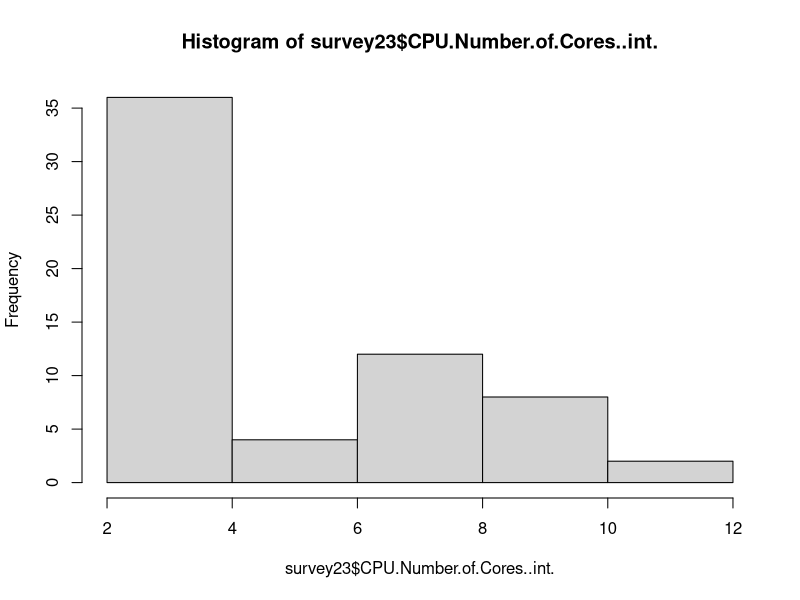
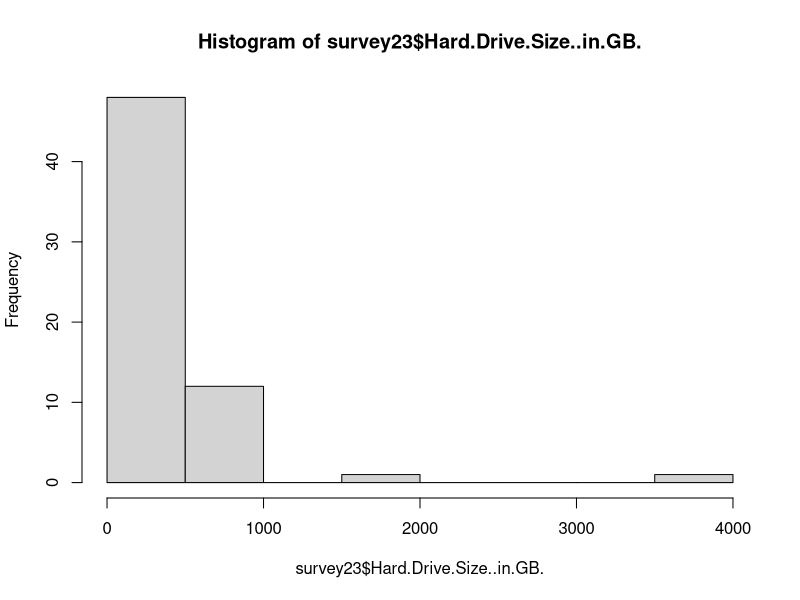
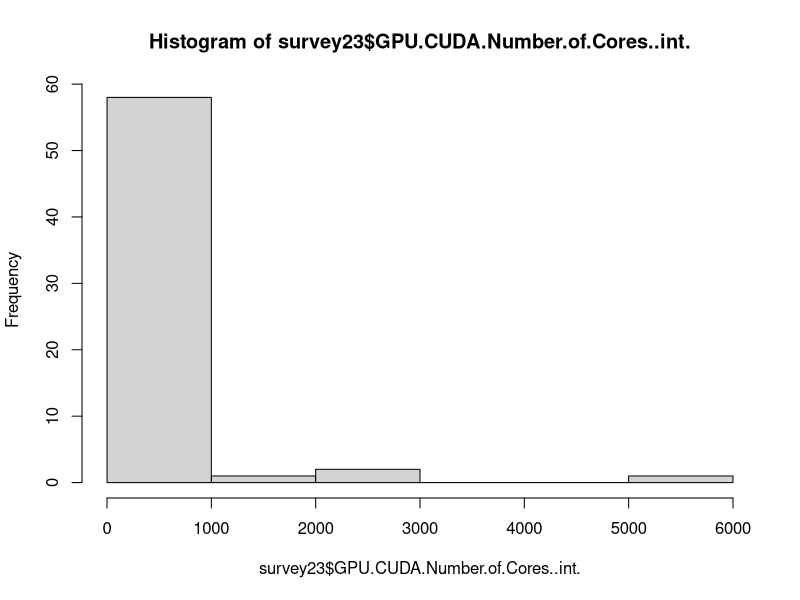
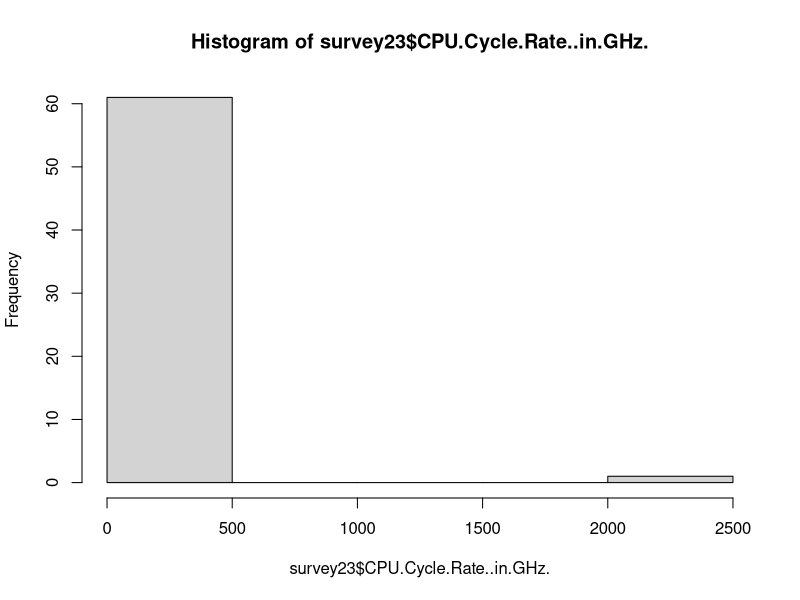
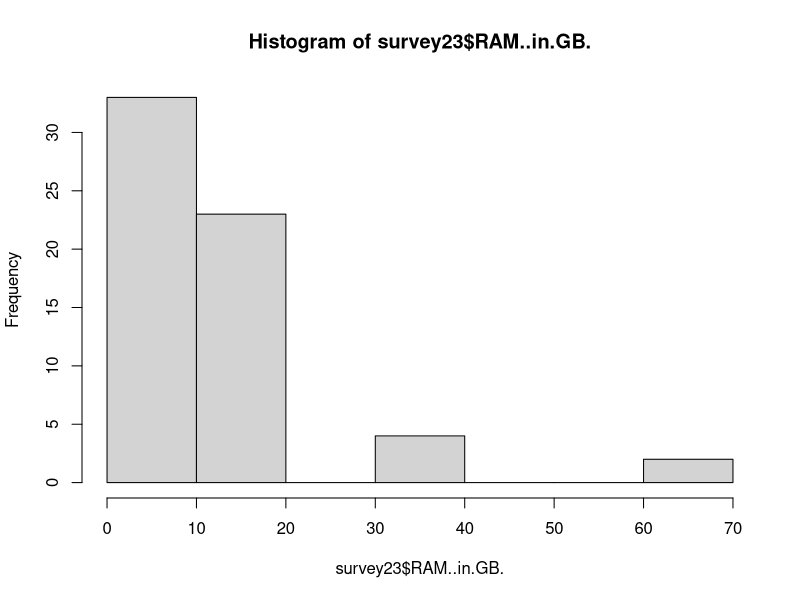
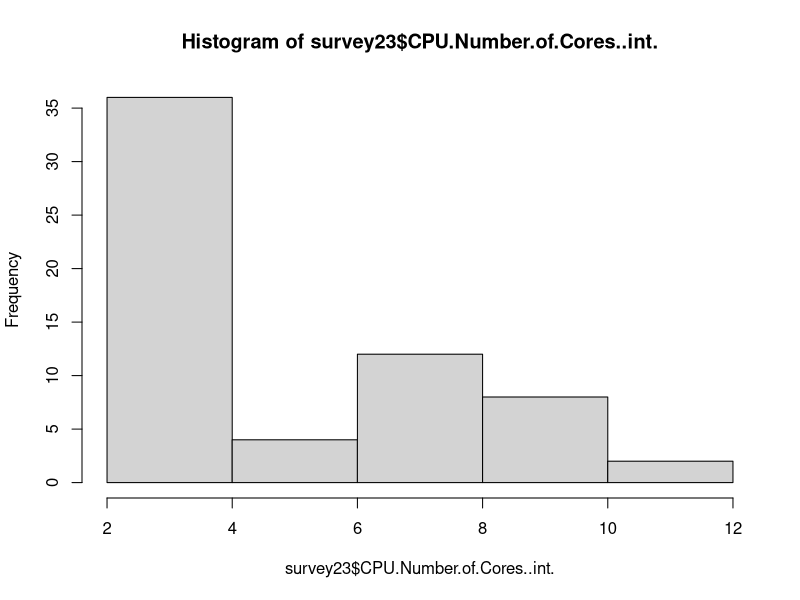
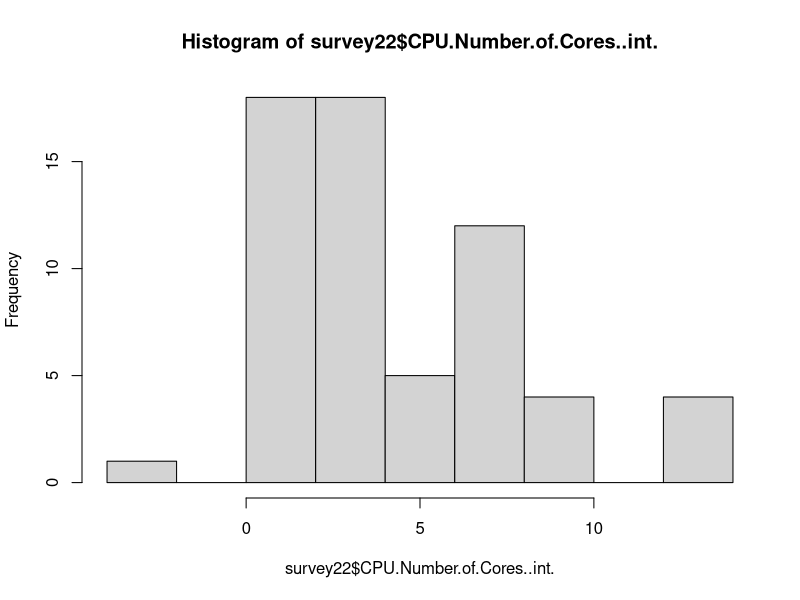
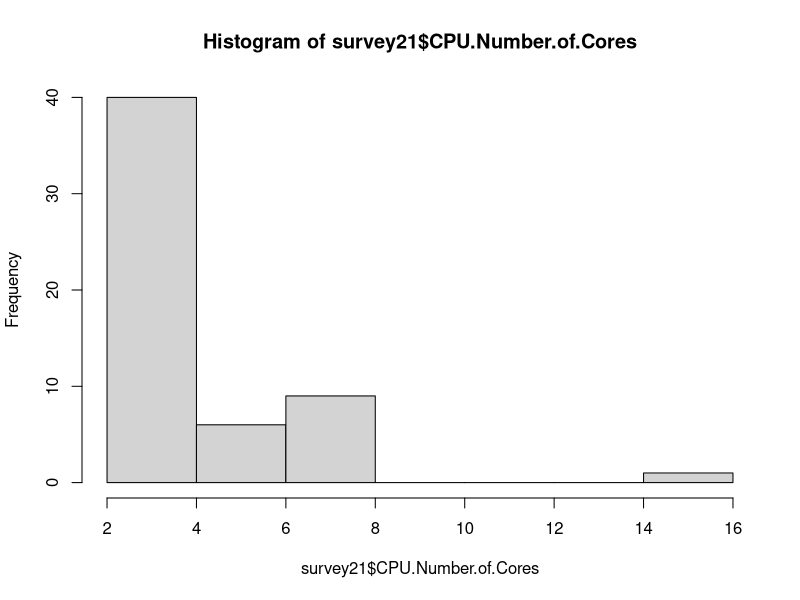

These charts were generated, in order, by the following R code:
## ---- chunk 1
knitr::opts_chunk$set(echo = TRUE)
## ---- chunk 2
survey21 <- read.csv("2021-06-15-survey.csv", header=TRUE)
survey22 <- read.csv("2022-06-14-survey.csv", header=TRUE)
survey23 <- read.csv("2023-06-13-survey.csv", header=TRUE)

survey21$SurveyYear <- "2021"
survey22$SurveyYear <- "2022"
survey23$SurveyYear <- "2023"

head(survey21)
head(survey22)
head(survey23)

#differing #columns in survey21, differing column headers
## ---- chunk 3
hist(survey23$CPU.Number.of.Cores..int.)
hist(survey23$Hard.Drive.Size..in.GB.)
hist(survey23$GPU.CUDA.Number.of.Cores..int.)
hist(survey23$CPU.Cycle.Rate..in.GHz.)
hist(survey23$RAM..in.GB.)
## ---- chunk 4
s1 <- hist(survey23$CPU.Number.of.Cores..int.)
s2 <- hist(survey22$CPU.Number.of.Cores..int.)
s3 <- hist(survey21$CPU.Number.of.Cores)

range(c(s1$breaks, s2$breaks, s3$breaks)) # Get range for x-axis
max(c(s1$counts,s2$counts,s3$counts))

par(mfrow=c(3,1))
hist(survey23$CPU.Number.of.Cores..int., xlim = c(-4,16), ylim=c(0,40), col="orange",
     xlab="2023 Surveys", main="CPU Number of Cores for Computers in the 2023 Cohort")
hist(survey22$CPU.Number.of.Cores..int., xlim = c(-4,16), ylim=c(0,40), col="orange",
     xlab="2022 Surveys", main="CPU Number of Cores for Computers in the 2022 Cohort")
hist(survey21$CPU.Number.of.Cores, xlim = c(-4,16), ylim=c(0,40), col="orange",
     xlab="2021 Surveys", main="CPU Number of Cores for Computers in the 2021 Cohort")
## ---- chunk 5
s1 <- hist(survey23$CPU.Number.of.Cores..int.)
s2 <- hist(survey22$CPU.Number.of.Cores..int.)
s3 <- hist(survey21$CPU.Number.of.Cores)

d1 <- density(survey23$CPU.Number.of.Cores..int.)
d2 <- density(survey22$CPU.Number.of.Cores..int.)
d3 <- density(survey21$CPU.Number.of.Cores)

library(scales)
plot(s1, col=alpha("red",0.5), xlim = c(-4,16), ylim=c(0,40))
plot(s2, add=TRUE, col=alpha("blue",0.5))
plot(s3, add=TRUE, col=alpha("yellow",0.5))
